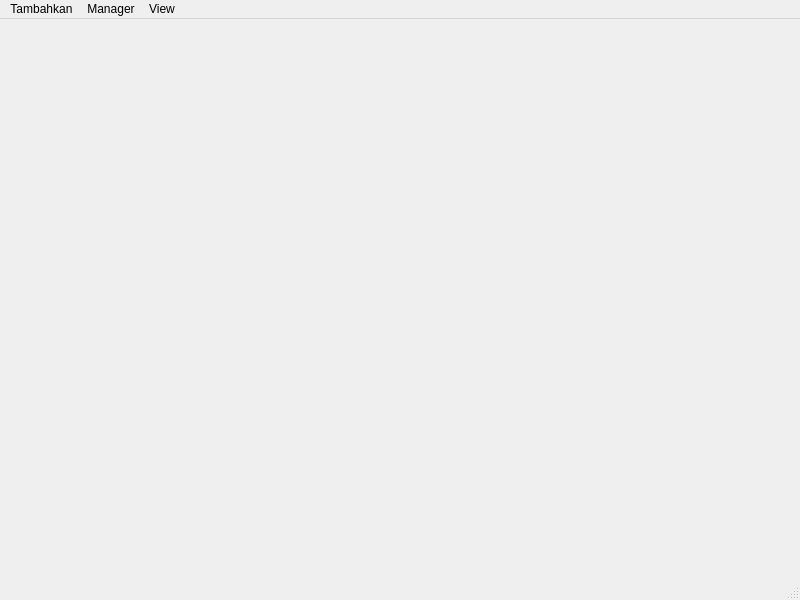
<?xml version="1.0" encoding="UTF-8"?>
<ui version="4.0">
 <class>MainWindow</class>
 <widget class="QMainWindow" name="MainWindow">
  <property name="geometry">
   <rect>
    <x>0</x>
    <y>0</y>
    <width>800</width>
    <height>600</height>
   </rect>
  </property>
  <property name="windowTitle">
   <string>LazyMins</string>
  </property>
  <widget class="QWidget" name="centralwidget"/>
  <widget class="QMenuBar" name="menubar">
   <property name="geometry">
    <rect>
     <x>0</x>
     <y>0</y>
     <width>800</width>
     <height>21</height>
    </rect>
   </property>
   <widget class="QMenu" name="menuAdd">
    <property name="title">
     <string>Tambahkan</string>
    </property>
    <addaction name="actionAddProduct"/>
    <addaction name="actionAddCustomer"/>
    <addaction name="actionAddUser"/>
   </widget>
   <widget class="QMenu" name="menuManager">
    <property name="title">
     <string>Manager</string>
    </property>
    <addaction name="actionOrdersManager"/>
    <addaction name="actionInvoicesManager"/>
   </widget>
   <widget class="QMenu" name="menuView">
    <property name="title">
     <string>View</string>
    </property>
   </widget>
   <addaction name="menuAdd"/>
   <addaction name="menuManager"/>
   <addaction name="menuView"/>
  </widget>
  <widget class="QStatusBar" name="statusbar"/>
  <action name="actionOrdersManager">
   <property name="text">
    <string>Order</string>
   </property>
  </action>
  <action name="actionAddProduct">
   <property name="text">
    <string>Produk Baru</string>
   </property>
  </action>
  <action name="actionAddCustomer">
   <property name="text">
    <string>Konsumen Baru</string>
   </property>
  </action>
  <action name="actionAddUser">
   <property name="text">
    <string>User Baru</string>
   </property>
  </action>
  <action name="actionInvoicesManager">
   <property name="text">
    <string>Invoice</string>
   </property>
  </action>
 </widget>
 <resources/>
 <connections/>
</ui>
